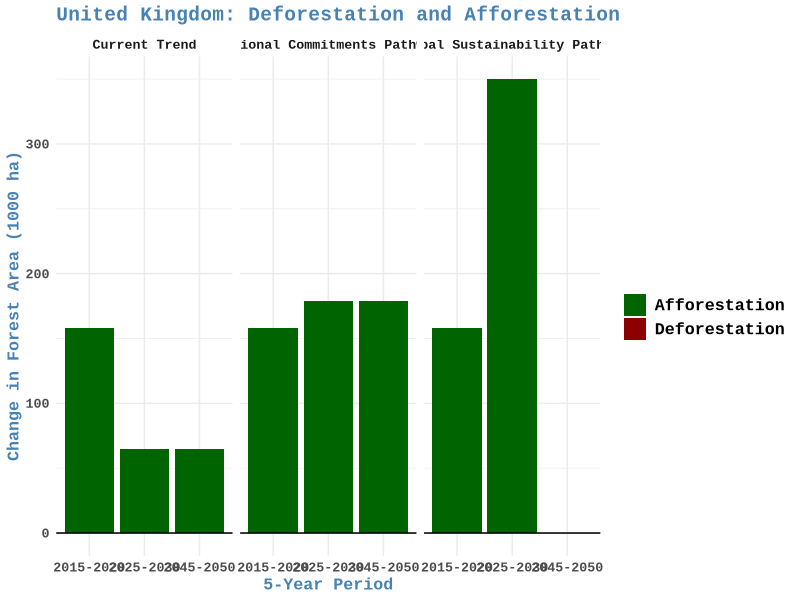

Source code (R):
# Libraries ---------------------------------------------------------------
library(here)
library(dplyr)
library(readr)
library(readxl)
library(conflicted)
library(readxl)
library(ggplot2)
conflict_prefer("filter", "dplyr")

here()

#Data ---------------------------------------------------------------
deforestation<- read_csv(here("data", "20240319_extracted_indicator.csv")) %>%
  rename(alpha3 = country, Year = year,  ForestChange=forestchange, NewForestChange = newforestchange) %>% 
  mutate(pathway = recode(pathway, "NationalCommitment" = "NationalCommitments")) %>% 
  filter(iteration == "5") %>% 
  filter(Year %in% c("2020", "2030", "2050"))%>% 
  filter (alpha3 %in% c("AUS", "BRA", "COL", "ETH", "GBR")) %>% 
  select(alpha3, Year, pathway, ForestChange, NewForestChange)


# #Plot  ---------------------------------------------------------------
deforestation$pathway <- factor(deforestation$pathway, levels = c("CurrentTrends", "NationalCommitments", "GlobalSustainability"))

countries <- c("AUS", "BRA", "COL", "ETH", "GBR")
countries_labels <-c(
  "AUS" = "Australia", 
  "BRA" = "Brazil", 
  "COL" = "Colombia", 
  "ETH" = "Ethiopia", 
  "GBR" = "United Kingdom")


for (country in countries) {
  
  country_data <- subset(deforestation, alpha3 == country)
  
  
  p_pathway3 <- ggplot(country_data, aes(x = as.factor(Year))) +
    geom_bar(aes(y = ForestChange, fill = "Deforestation", group = pathway), stat = "identity", position = "dodge") +
    geom_bar(aes(y = NewForestChange, fill = "Afforestation", group = pathway), stat = "identity", position = "dodge") +
    geom_hline(yintercept = 0, linetype = "solid") +
    scale_fill_manual(values = c("Deforestation" = "darkred", "Afforestation" = "darkgreen"),
                      name = "") +
    labs(title = paste0(countries_labels[country], ": Deforestation and Afforestation"),
         x = "5-Year Period",
         y = "Change in Forest Area (1000 ha)") +
    # scale_y_continuous(breaks = seq(floor(-max(abs(c(deforestation$ForestChange, deforestation$NewForestChange)))/50)*50,
    #                                 ceiling(max(abs(c(deforestation$ForestChange, deforestation$NewForestChange)))/50)*50,
    #                                 50)) +
    facet_grid(. ~ pathway, scales = "free_y",
               labeller = labeller(pathway = c("CurrentTrends" = "Current Trend",
                                               "NationalCommitments" = "National Commitments Pathway",
                                               "GlobalSustainability" = "Global Sustainability Pathway"))) +
    scale_x_discrete(labels = c("2015-2020", "2025-2030", "2045-2050")) +  
    theme_minimal() +
    theme(text = element_text(family = "Courier New", color = "black", size = 12, face = "bold"),
          legend.title = element_text(family = "Courier New", color = "steelblue", size = 12, face = "bold"),  
          legend.text = element_text(family = "Courier New", size = 12),
          plot.title = element_text(color = "steelblue", size = 14, face = "bold"),
          axis.title.x = element_text(color = "steelblue", size = 12),
          axis.title.y = element_text(color = "steelblue", size = 12))

  # tiff(here("output", "figures", country, paste0(gsub("-", "",Sys.Date()), "_", "Deforestation.tiff")),
  # units = "in", height = 5, width = 14, res = 300)
  # plot(p_pathway3)
  # dev.off()
}
